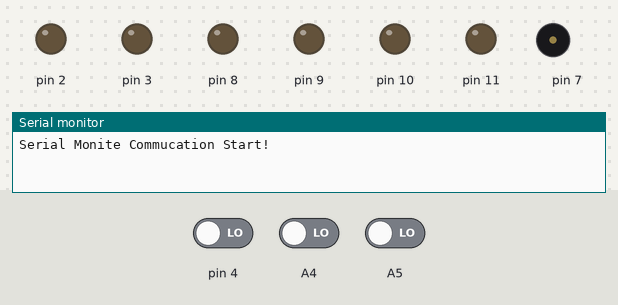
This sketch was run on a simulated Arduino Uno, built with avr-gcc and run on an emulated ATmega328P. On the bench: output pins drawn as LEDs (lit = HIGH), buzzer (waves = sounding), the last lines printed to the serial monitor. The inputs (shaded band) are chosen by the test bench; at power-on: pin 4 LOW, A4 LOW, A5 LOW.

Above: at 0.8 s.
0.9 s: pin 4 driven HIGH
At 3.7 s:
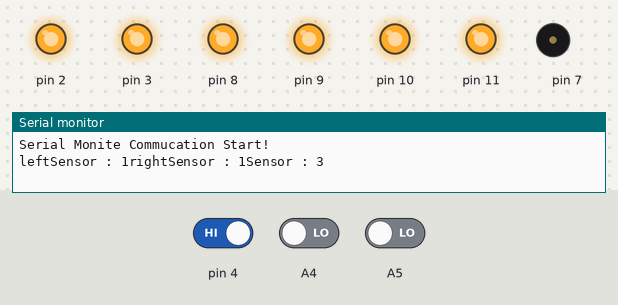
3.9 s: A4 driven HIGH
At 6.0 s:
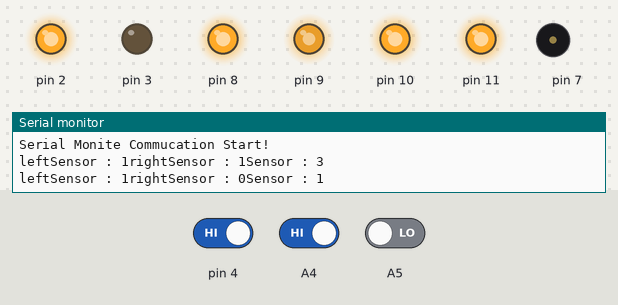
6.9 s: A5 driven HIGH
At 9.7 s:
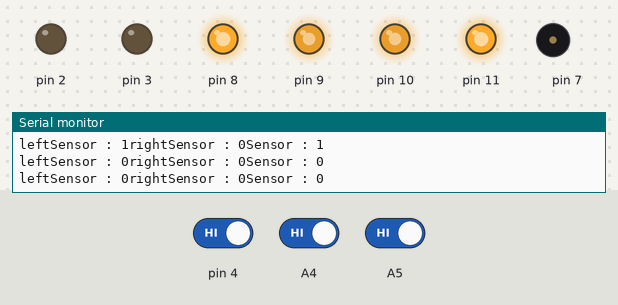
9.9 s: A4 driven LOW
At 12.6 s:
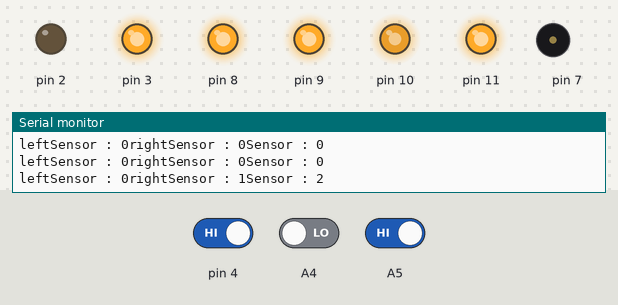
12.9 s: A5 driven LOW
At 15.42 s:
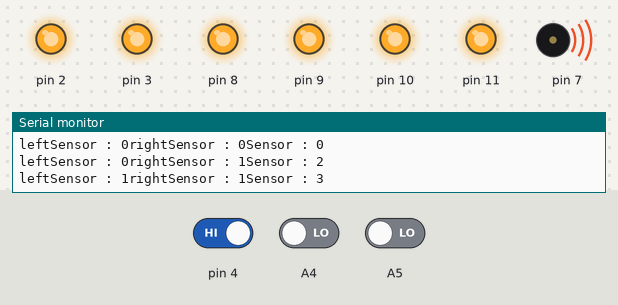
15.9 s: A4 driven HIGH
At 17.62 s:
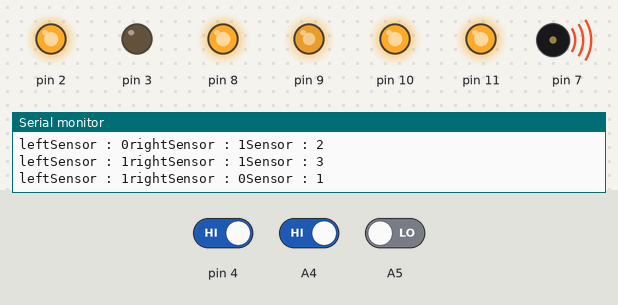
Timing chart, 0 to 19.9 s (numbered marks = the images above; inputs shaded):
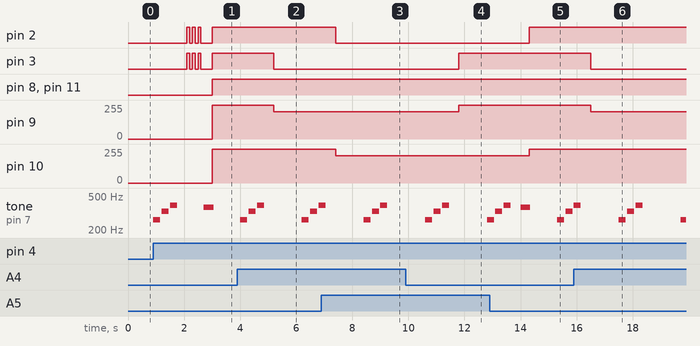

Measured:
- after the input at 0.9 s, pin 2, pin 3: LOW → HIGH after 1.2 s, then repeats every 0.20 s: LOW 0.10 s, HIGH 0.10 s; pin 8, pin 11: LOW → HIGH after 2.1 s; pin 9, pin 10: 0/255 → 255/255 after 2.1 s; tone on pin 7: plays 262 Hz for 0.25 s, 330 Hz for 0.25 s, 392 Hz for 0.25 s, 370 Hz for 0.35 s, starting at once
- after the input at 3.9 s, pin 3: HIGH → LOW after 1.3 s; pin 9: 255/255 → 205/255 after 1.3 s
- after the input at 6.9 s, pin 2: HIGH → LOW after 0.50 s; pin 10: 255/255 → 205/255 after 0.50 s
- after the input at 9.9 s, pin 3: LOW → HIGH after 1.9 s; pin 9: 205/255 → 255/255 after 1.9 s
- after the input at 12.9 s, pin 2: LOW → HIGH after 1.4 s; pin 10: 205/255 → 255/255 after 1.4 s
- after the input at 15.9 s, pin 3: HIGH → LOW after 0.60 s; pin 9: 255/255 → 205/255 after 0.60 s

The sketch:

LT.ino
```cpp
unsigned char runSpeed = 50; //모터의 속도 변수 50지정
unsigned char leftSpeed; //leftSensor 변수
unsigned char rightSpeed; //rightSensor 변수

boolean leftSensor = 0; //leftSensor의 변수 초기값(0) 지정
boolean rightSensor = 0; //rightSensor의 변수 초기값(0) 지정
unsigned char sensor; //leftSensor와 rightSensor의 합을 저장할 변수

void setup(){

  pinMode(2, OUTPUT); //2pin output 지정
  pinMode(3, OUTPUT); //3pin output 지정
  pinMode(4, INPUT);  //4pin input 지정
  pinMode(8, OUTPUT); //8pin output 지정
  pinMode(11, OUTPUT); //11pin output 지정

  Serial.begin(9600); //serial 통신 보드레이트 9600 으로 설정
  Serial.println("Serial Monite Commucation Start!");

  while (1) { // 무한 루프
    if(digitalRead(4) == 1) { //4pin에 입력이 들어오면
      StartTone(); //start 음 출력
       for(int i = 0; i < 3; i++) {
          digitalWrite(2, HIGH);
          digitalWrite(3, HIGH);
          delay(100);
          digitalWrite(2, LOW);
          digitalWrite(3, LOW);
          delay(100);
        } //for 문을 이용하여 led가 3번 깜빡임
      break; //무한 루프에서 빠져 나옴
     }
   }
}

void loop() {

  leftSensor = !digitalRead(A5); //5pin에 값을 leftSensor 변수에 저장
  rightSensor = !digitalRead(A4); //4pin에 값을 rightSensor 변수에 저장

  sensor = leftSensor + 2*rightSensor; //sensor변수에 leftSensor(0,1)과 rightSensor(0,2)의 값을 저장


  Serial.print("leftSensor : ");
  Serial.print(leftSensor);
  Serial.print("rightSensor : ");
  Serial.print(rightSensor);
  Serial.print("Sensor : ");
  Serial.println(sensor);
  //serial 모니터에서 각각의 값확인 을 위해 print 출력
  SensorRun(sensor);

  digitalWrite(8, HIGH); //모터 출력을 HIGH로 설정
  digitalWrite(11, HIGH);

  analogWrite(9, 0xff-leftSpeed); //모터의 속도 설정
  analogWrite(10, 0xff-rightSpeed);

  digitalWrite(2, leftSensor); //센서의 값이 있을때 2pin 으로 출력
  digitalWrite(3, rightSensor); //센서의 값이 있을때 3pin 으로 출력

  if(digitalRead(4) == 1) { // 4pin에 값이 있으면
    while (1) { // 무한 루프
      delay(1000); //1초의 시간 딜레이를 갖고
      if(digitalRead(4) == 1) { // 4pin에 값이 있으면
        StartTone(); // start음을 내고
        break; // 무한 루프를 빠져나온다
       }
     }
  }
}

void SensorRun(char sr) {
  switch(sr){
       case 0x01: //값이 1일때 left가 움직임
         leftSpeed = runSpeed;
         rightSpeed = 0;
         break;
       case 0x02: // 값이 2일때 right가 움직임
         leftSpeed = 0;
         rightSpeed = runSpeed;
         break;
       case 0x03: //값이 3일때 움직이지 않고 stop음을 출력
         leftSpeed = 0;
         rightSpeed = 0;
         StopTone();
         break;
       case 0x00: //값이 0일때 left와 right모두 움직임
         leftSpeed = runSpeed;
         rightSpeed = runSpeed;
         break;
   }
}

void StartTone() {
  tone(7,262,250);
  delay(300);
  tone(7,330,250);
  delay(300);
  tone(7,392,250);
  delay(300);
  noTone(7);
  delay(300);
}// start음 출력

void StopTone() {
  tone(7,370,350);
  delay(300);
} // stop음 출력
```
